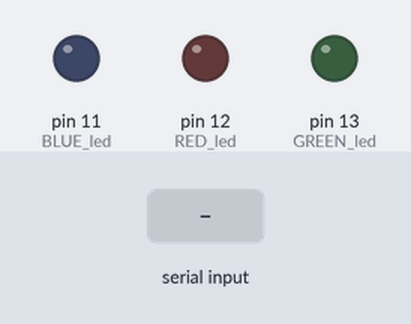
A program run on a simulated Raspberry Pi (header pin numbers). Parts: output pins drawn as LEDs (lit = HIGH). Inputs (shaded band) come from the test bench. What the program prints to the terminal is not drawn.

Above: at 1.2 s.
1.3 s: "r" typed at the terminal, then Enter
At 1.8 s:
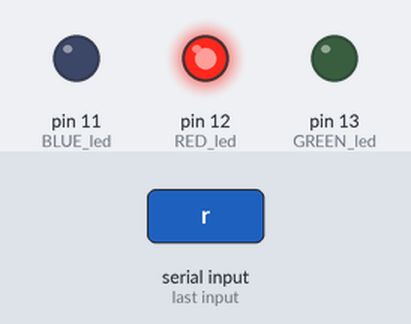
2.8 s: "b" typed at the terminal, then Enter
At 4.0 s:
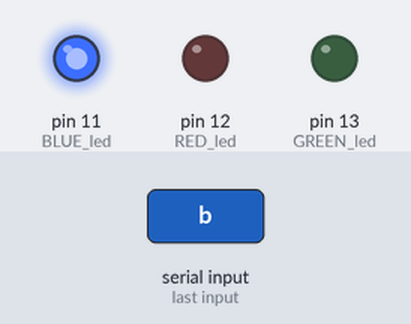
4.3 s: "g" typed at the terminal, then Enter
At 5.2 s:
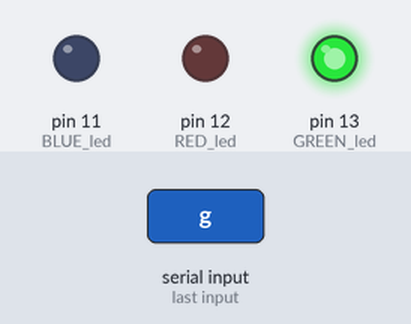
5.8 s: "1" typed at the terminal, then Enter
At 6.4 s:
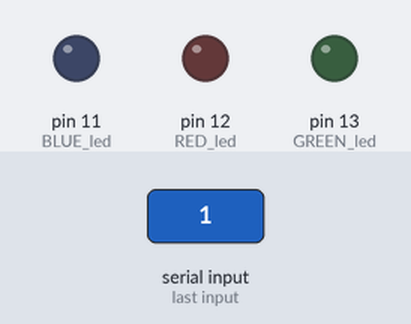
Timing chart, 0 to 8.3 s (numbered marks = the images above; inputs shaded):
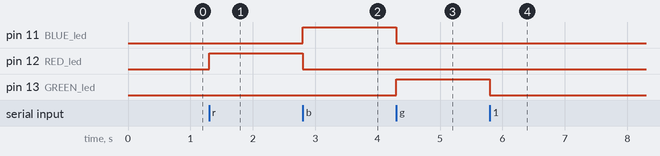

Measured:
- after the input at 1.3 s, pin 12 (RED_led): LOW → HIGH at once
- after the input at 2.8 s, pin 11 (BLUE_led): LOW → HIGH at once; pin 12 (RED_led): HIGH → LOW at once
- after the input at 4.3 s, pin 11 (BLUE_led): HIGH → LOW at once; pin 13 (GREEN_led): LOW → HIGH at once
- after the input at 5.8 s, pin 13 (GREEN_led): HIGH → LOW at once

The program:

led_test2.py
```python
import RPi.GPIO as GPIO

import time

GPIO.setmode(GPIO.BOARD)
GPIO.setwarnings(False)


RED_led=12
BLUE_led=11
GREEN_led=13
while 1 :
    color = (input('r,g,b 색깔을 입력해주세요:'))
    GPIO.setup(RED_led,GPIO.OUT, initial=GPIO.LOW)
    GPIO.setup(BLUE_led,GPIO.OUT, initial=GPIO.LOW)
    GPIO.setup(GREEN_led,GPIO.OUT, initial=GPIO.LOW)
    if color == 'r' :
        GPIO.output(RED_led, GPIO.HIGH)
        time.sleep(1)

        # GPIO.output(RED_led, GPIO.LOW)
        # time.sleep(1)

    elif color == 'b' :
        GPIO.output(BLUE_led, GPIO.HIGH)
        time.sleep(1)

        # GPIO.output(BLUE_led, GPIO.LOW)
        # time.sleep(1)

    elif color == 'g' :
        GPIO.output(GREEN_led, GPIO.HIGH)
        time.sleep(1)

        # GPIO.output(GREEN_led, GPIO.LOW)
        # time.sleep(1)

    else :
        GPIO.output(RED_led, GPIO.LOW)
        GPIO.output(BLUE_led, GPIO.LOW)
        GPIO.output(GREEN_led, GPIO.LOW)

    
```
